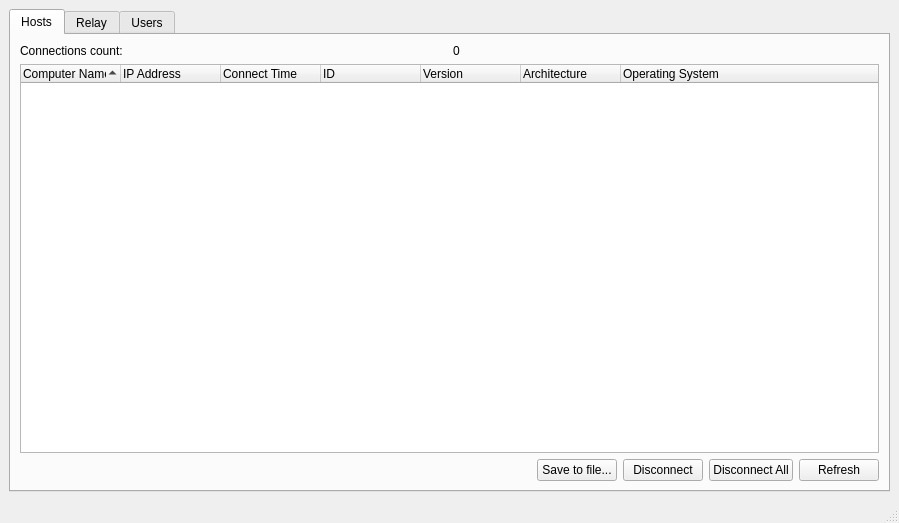
<?xml version="1.0" encoding="UTF-8"?>
<ui version="4.0">
 <class>RouterManagerWindow</class>
 <widget class="QMainWindow" name="RouterManagerWindow">
  <property name="geometry">
   <rect>
    <x>0</x>
    <y>0</y>
    <width>899</width>
    <height>523</height>
   </rect>
  </property>
  <property name="sizePolicy">
   <sizepolicy hsizetype="Preferred" vsizetype="Preferred">
    <horstretch>0</horstretch>
    <verstretch>0</verstretch>
   </sizepolicy>
  </property>
  <property name="windowTitle">
   <string>Router Management</string>
  </property>
  <widget class="QWidget" name="centralwidget">
   <layout class="QVBoxLayout" name="verticalLayout_4">
    <item>
     <widget class="QTabWidget" name="tab">
      <property name="sizePolicy">
       <sizepolicy hsizetype="Expanding" vsizetype="Preferred">
        <horstretch>0</horstretch>
        <verstretch>0</verstretch>
       </sizepolicy>
      </property>
      <property name="currentIndex">
       <number>0</number>
      </property>
      <widget class="QWidget" name="tab_hosts">
       <attribute name="icon">
        <iconset resource="../../../common/resources/common.qrc">
         <normaloff>:/img/computer.svg</normaloff>:/img/computer.svg</iconset>
       </attribute>
       <attribute name="title">
        <string>Hosts</string>
       </attribute>
       <layout class="QVBoxLayout" name="verticalLayout">
        <item>
         <layout class="QHBoxLayout" name="horizontalLayout_2">
          <item>
           <widget class="QLabel" name="label_title_hosts_conn_count">
            <property name="text">
             <string>Connections count:</string>
            </property>
           </widget>
          </item>
          <item>
           <widget class="QLabel" name="label_hosts_conn_count">
            <property name="text">
             <string notr="true">0</string>
            </property>
           </widget>
          </item>
         </layout>
        </item>
        <item>
         <widget class="QTreeWidget" name="tree_hosts">
          <property name="indentation">
           <number>0</number>
          </property>
          <property name="sortingEnabled">
           <bool>true</bool>
          </property>
          <column>
           <property name="text">
            <string>Computer Name</string>
           </property>
          </column>
          <column>
           <property name="text">
            <string>IP Address</string>
           </property>
          </column>
          <column>
           <property name="text">
            <string>Connect Time</string>
           </property>
          </column>
          <column>
           <property name="text">
            <string>ID</string>
           </property>
          </column>
          <column>
           <property name="text">
            <string>Version</string>
           </property>
          </column>
          <column>
           <property name="text">
            <string>Architecture</string>
           </property>
          </column>
          <column>
           <property name="text">
            <string>Operating System</string>
           </property>
          </column>
         </widget>
        </item>
        <item>
         <layout class="QHBoxLayout" name="horizontalLayout">
          <item>
           <spacer name="horizontalSpacer">
            <property name="orientation">
             <enum>Qt::Orientation::Horizontal</enum>
            </property>
            <property name="sizeHint" stdset="0">
             <size>
              <width>40</width>
              <height>20</height>
             </size>
            </property>
           </spacer>
          </item>
          <item>
           <widget class="QPushButton" name="button_save_hosts">
            <property name="text">
             <string>Save to file...</string>
            </property>
           </widget>
          </item>
          <item>
           <widget class="QPushButton" name="button_disconnect_host">
            <property name="text">
             <string>Disconnect</string>
            </property>
           </widget>
          </item>
          <item>
           <widget class="QPushButton" name="button_disconnect_all_hosts">
            <property name="text">
             <string>Disconnect All</string>
            </property>
           </widget>
          </item>
          <item>
           <widget class="QPushButton" name="button_refresh_hosts">
            <property name="text">
             <string>Refresh</string>
            </property>
           </widget>
          </item>
         </layout>
        </item>
       </layout>
      </widget>
      <widget class="QWidget" name="tab_relay">
       <attribute name="icon">
        <iconset resource="../../../common/resources/common.qrc">
         <normaloff>:/img/stack.svg</normaloff>:/img/stack.svg</iconset>
       </attribute>
       <attribute name="title">
        <string>Relay</string>
       </attribute>
       <layout class="QVBoxLayout" name="verticalLayout_5">
        <item>
         <layout class="QHBoxLayout" name="horizontalLayout_5">
          <item>
           <widget class="QLabel" name="label_title_relay_conn_count">
            <property name="text">
             <string>Connections count:</string>
            </property>
           </widget>
          </item>
          <item>
           <widget class="QLabel" name="label_relay_conn_count">
            <property name="text">
             <string notr="true">0</string>
            </property>
           </widget>
          </item>
         </layout>
        </item>
        <item>
         <widget class="QSplitter" name="splitter_relay_hori">
          <property name="orientation">
           <enum>Qt::Orientation::Vertical</enum>
          </property>
          <widget class="QTreeWidget" name="tree_relay">
           <property name="indentation">
            <number>0</number>
           </property>
           <property name="sortingEnabled">
            <bool>true</bool>
           </property>
           <column>
            <property name="text">
             <string>Address</string>
            </property>
           </column>
           <column>
            <property name="text">
             <string>Connect Time</string>
            </property>
           </column>
           <column>
            <property name="text">
             <string>Pool Size</string>
            </property>
           </column>
           <column>
            <property name="text">
             <string>Version</string>
            </property>
           </column>
           <column>
            <property name="text">
             <string>Computer Name</string>
            </property>
           </column>
           <column>
            <property name="text">
             <string>Architecture</string>
            </property>
           </column>
           <column>
            <property name="text">
             <string>Operating System</string>
            </property>
           </column>
          </widget>
          <widget class="QWidget" name="layoutWidget">
           <layout class="QVBoxLayout" name="verticalLayout_2">
            <item>
             <widget class="QLabel" name="label_active_conn">
              <property name="enabled">
               <bool>false</bool>
              </property>
              <property name="text">
               <string notr="true">Active connections: 0</string>
              </property>
             </widget>
            </item>
            <item>
             <widget class="QTreeWidget" name="tree_active_conn">
              <property name="enabled">
               <bool>false</bool>
              </property>
              <property name="indentation">
               <number>0</number>
              </property>
              <property name="sortingEnabled">
               <bool>true</bool>
              </property>
              <column>
               <property name="text">
                <string>User Name</string>
               </property>
              </column>
              <column>
               <property name="text">
                <string>Host ID</string>
               </property>
              </column>
              <column>
               <property name="text">
                <string>Host Address</string>
               </property>
              </column>
              <column>
               <property name="text">
                <string>Client Address</string>
               </property>
              </column>
              <column>
               <property name="text">
                <string>Transferred</string>
               </property>
              </column>
              <column>
               <property name="text">
                <string>Duration</string>
               </property>
              </column>
              <column>
               <property name="text">
                <string>Idle</string>
               </property>
              </column>
             </widget>
            </item>
           </layout>
          </widget>
         </widget>
        </item>
        <item>
         <layout class="QHBoxLayout" name="horizontalLayout_3">
          <item>
           <spacer name="horizontalSpacer_2">
            <property name="orientation">
             <enum>Qt::Orientation::Horizontal</enum>
            </property>
            <property name="sizeHint" stdset="0">
             <size>
              <width>40</width>
              <height>20</height>
             </size>
            </property>
           </spacer>
          </item>
          <item>
           <widget class="QPushButton" name="button_save_relays">
            <property name="text">
             <string>Save to file...</string>
            </property>
           </widget>
          </item>
          <item>
           <widget class="QPushButton" name="button_refresh_relay">
            <property name="text">
             <string>Refresh</string>
            </property>
           </widget>
          </item>
         </layout>
        </item>
       </layout>
      </widget>
      <widget class="QWidget" name="tab_users">
       <attribute name="icon">
        <iconset resource="../../../common/resources/common.qrc">
         <normaloff>:/img/user.svg</normaloff>:/img/user.svg</iconset>
       </attribute>
       <attribute name="title">
        <string>Users</string>
       </attribute>
       <layout class="QVBoxLayout" name="verticalLayout_3">
        <item>
         <layout class="QHBoxLayout" name="horizontalLayout_4">
          <item>
           <widget class="QPushButton" name="button_add_user">
            <property name="toolTip">
             <string>Add</string>
            </property>
            <property name="text">
             <string/>
            </property>
            <property name="icon">
             <iconset resource="../../../common/resources/common.qrc">
              <normaloff>:/img/add.svg</normaloff>:/img/add.svg</iconset>
            </property>
           </widget>
          </item>
          <item>
           <widget class="QPushButton" name="button_modify_user">
            <property name="enabled">
             <bool>false</bool>
            </property>
            <property name="toolTip">
             <string>Modify</string>
            </property>
            <property name="text">
             <string/>
            </property>
            <property name="icon">
             <iconset resource="../../../common/resources/common.qrc">
              <normaloff>:/img/pencil-drawing.svg</normaloff>:/img/pencil-drawing.svg</iconset>
            </property>
           </widget>
          </item>
          <item>
           <widget class="QPushButton" name="button_delete_user">
            <property name="enabled">
             <bool>false</bool>
            </property>
            <property name="toolTip">
             <string>Delete</string>
            </property>
            <property name="text">
             <string/>
            </property>
            <property name="icon">
             <iconset resource="../../../common/resources/common.qrc">
              <normaloff>:/img/cancel.svg</normaloff>:/img/cancel.svg</iconset>
            </property>
           </widget>
          </item>
          <item>
           <widget class="QPushButton" name="button_refresh_users">
            <property name="toolTip">
             <string>Refresh</string>
            </property>
            <property name="text">
             <string/>
            </property>
            <property name="icon">
             <iconset resource="../../../common/resources/common.qrc">
              <normaloff>:/img/replay.svg</normaloff>:/img/replay.svg</iconset>
            </property>
           </widget>
          </item>
          <item>
           <spacer name="horizontalSpacer_3">
            <property name="orientation">
             <enum>Qt::Orientation::Horizontal</enum>
            </property>
            <property name="sizeHint" stdset="0">
             <size>
              <width>198</width>
              <height>20</height>
             </size>
            </property>
           </spacer>
          </item>
         </layout>
        </item>
        <item>
         <widget class="QTreeWidget" name="tree_users">
          <property name="indentation">
           <number>0</number>
          </property>
          <column>
           <property name="text">
            <string>User Name</string>
           </property>
          </column>
         </widget>
        </item>
       </layout>
      </widget>
     </widget>
    </item>
   </layout>
  </widget>
  <widget class="QStatusBar" name="statusbar"/>
 </widget>
 <resources>
  <include location="../../../common/resources/common.qrc"/>
 </resources>
 <connections/>
</ui>
